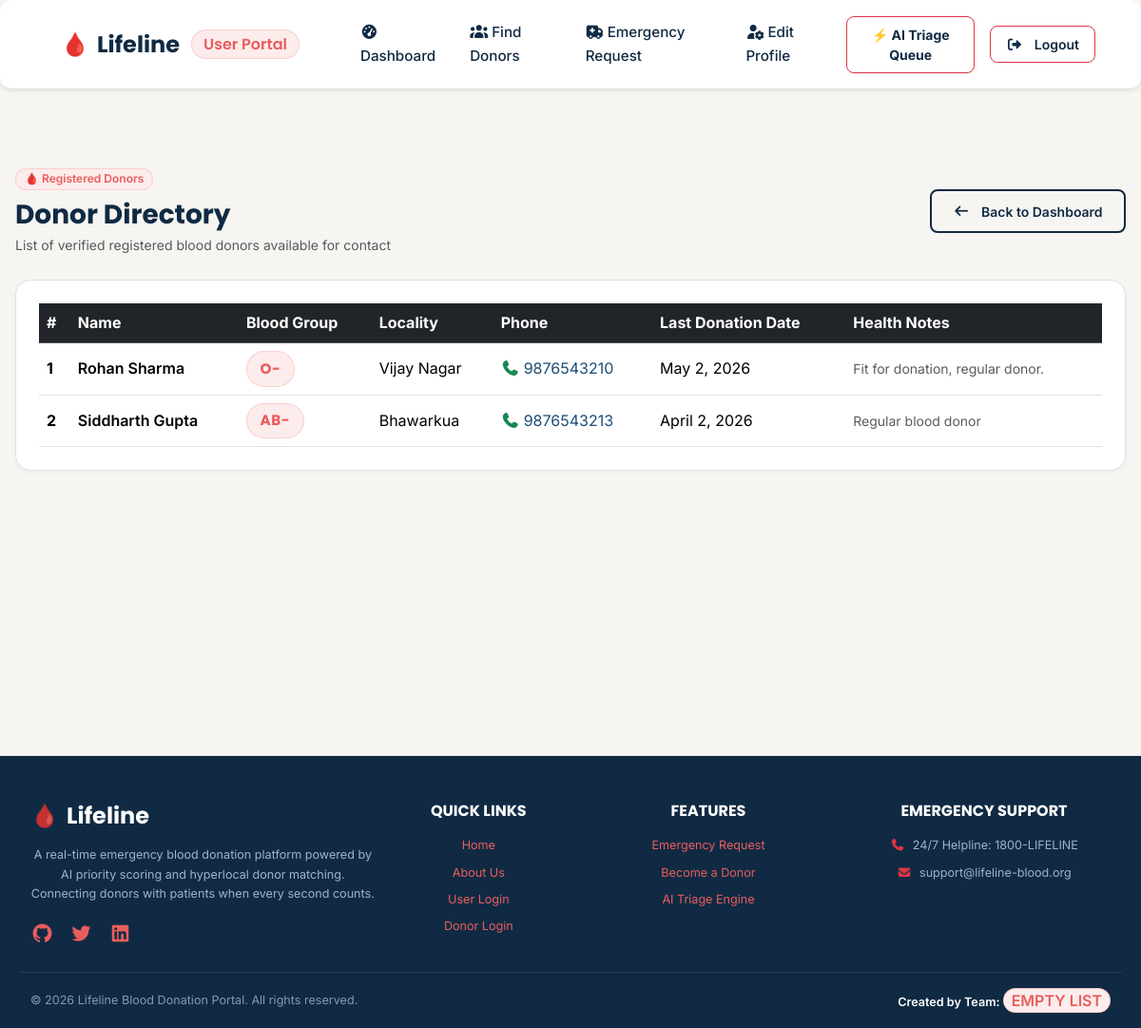
The app's page /donor-info/ (signed in) with its own data.
### bank_app/models.py (models this page shows)
class DonorDetail(models.Model):
    name = models.CharField(max_length=45)
    phone = models.CharField(max_length=13)
    email = models.EmailField(max_length=45, primary_key=True)
    password = models.CharField(max_length=20, default="")
    blood_group = models.CharField(max_length=5)
    locality = models.CharField(max_length=100, default="")
    last_donation_date = models.DateField(blank=True, null=True)
    never_donated = models.BooleanField(default=False)
    health_conditions = models.TextField(blank=True, null=True)

### bank_app/views.py (the view)
# urls.py: path('donor-info/', views.donor_info, name='donor-info'),
def donor_info(request):
    user_email = request.session.get('session_key')
    current_user = UserDetail.objects.filter(email=user_email).first() if user_email else None
    cutoff_date = timezone.now().date() - datetime.timedelta(days=90)
    all_donors = DonorDetail.objects.all()
    eligible_donors = [
        d for d in all_donors
        if d.never_donated or d.last_donation_date is None or d.last_donation_date <= cutoff_date
    ]
    if current_user and current_user.blood_group:
        user_blood = current_user.blood_group.upper()
        compatible_groups = COMPATIBILITY.get(user_blood, [user_blood])
        eligible_donors = [d for d in eligible_donors if d.blood_group.upper() in compatible_groups]
    return render(request, 'user/donor_info.html', {'donors': eligible_donors})

### bank_app/templates/user/donor_info.html (shortened to what this page needs)
<!DOCTYPE html>
<html lang="en">
{% load static %}
<head>
    {% include 'common/common_css.html' %}
</head>
<body>
    {% include 'user/user_header.html' %}
    <div class="main-div">
        <div class="d-flex justify-content-between align-items-center mb-4 flex-wrap gap-2">
            <div>
                <span class="badge bg-danger mb-2">🩸 Registered Donors</span>
                <h1 class="h3 text-navy fw-bold mb-1">Donor Directory</h1>
                <p class="text-muted small mb-0">List of verified registered blood donors available for contact</p>
            </div>
            <a href="{% url 'user-home' %}" class="btn btn-outline-navy btn-sm">
                <i class="fa-solid fa-arrow-left me-1"></i>Back to Dashboard
            </a>
        </div>
        <div class="card p-4 shadow-sm">
            {% if donors %}
            <div class="table-responsive">
                <table class="table table-hover align-middle mb-0">
                    <thead class="table-dark">
                        <tr>
                            <th scope="col">#</th>
                            <th scope="col">Name</th>
                            <th scope="col">Blood Group</th>
                            <th scope="col">Locality</th>
                            <th scope="col">Phone</th>
                            <th scope="col">Last Donation Date</th>
                            <th scope="col">Health Notes</th>
                        </tr>
                    </thead>
                    <tbody>
                        {% for donor in donors %}
                        <tr>
                            <th scope="row">{{ forloop.counter }}</th>
                            <td class="fw-semibold text-navy">{{ donor.name }}</td>
                            <td><span class="blood-badge">{{ donor.blood_group }}</span></td>
                            <td>{{ donor.locality|default:"Not specified" }}</td>
                            <td>
                                <a href="tel:{{ donor.phone }}" class="text-decoration-none">
                                    <i class="fa-solid fa-phone me-1 text-success"></i>{{ donor.phone }}
                                </a>
                            </td>
                            <td>
                                {% if donor.never_donated %}
                                    <span class="badge bg-secondary">Never Donated</span>
                                {% elif donor.last_donation_date %}
                                    {{ donor.last_donation_date }}
                                {% else %}
                                    <span class="text-muted">N/A</span>
                                {% endif %}
                            </td>
                            <td><span class="small text-muted">{{ donor.health_conditions|default:"None"|truncatechars:40 }}</span></td>
                        </tr>
                        {% endfor %}
                    </tbody>
                </table>
            </div>
            {% endif %}
        </div>
    </div>
    {% include 'common/footer.html' %}
</body>
</html>

### bank_app/static/css/main.css (style rules this page uses)
:root { --color-navy: #102A43; --color-blue: #1F4E79; --color-coral: #E85D5D; --color-coral-hover: #D94B4B; --color-light-coral: #FDECEC; --color-cream: #F7F5F2; --color-white: #FFFFFF; --color-text: #243B53; --color-muted-text: #627D98; --color-success: #3A8D6E; --color-success-bg: #E6F4EE; --color-border: #D9E2EC; --font-heading: 'Poppins', -apple-system, BlinkMacSystemFont, 'Segoe UI', Roboto, sans-serif; --font-body: 'Inter', -apple-system, BlinkMacSystemFont, 'Segoe UI', Roboto, sans-serif; --radius-sm: 8px; --radius-md: 12px; --radius-lg: 16px; --radius-pill: 9999px; --shadow-sm: 0 2px 4px rgba(16, 42, 67, 0.04); --shadow-md: 0 6px 16px rgba(16, 42, 67, 0.08); --shadow-lg: 0 12px 28px rgba(16, 42, 67, 0.12); --shadow-hover: 0 10px 24px rgba(16, 42, 67, 0.14); --transition-fast: 0.2s cubic-bezier(0.4, 0, 0.2, 1); --transition-normal: 0.3s cubic-bezier(0.4, 0, 0.2, 1); }
*, *::before, *::after { box-sizing: border-box; }
body { font-family: var(--font-body); background-color: var(--color-cream); color: var(--color-text); line-height: 1.6; margin: 0; padding: 0; -webkit-font-smoothing: antialiased; }
h1, h2, h3, h4, h5, h6, .h1, .h2, .h3, .h4, .h5, .h6 { font-family: var(--font-heading); color: var(--color-navy); font-weight: 600; line-height: 1.25; }
a { color: var(--color-blue); text-decoration: none; transition: color var(--transition-fast); }
.main-div { min-height: calc(100vh - 140px); padding: 2.5rem 1rem; max-width: 1240px; margin: 0 auto; }
.btn { font-family: var(--font-body); font-weight: 600; padding: 0.65rem 1.4rem; border-radius: var(--radius-sm); transition: all var(--transition-fast); display: inline-flex; align-items: center; justify-content: center; gap: 0.5rem; }
.btn-outline-navy, .btn-outline-primary, .btn-outline-secondary { background-color: transparent !important; border: 2px solid var(--color-navy) !important; color: var(--color-navy) !important; }
.card, .donor-card, .dashboard-card, .info-card { background-color: var(--color-white) !important; border-radius: var(--radius-lg) !important; border: 1px solid var(--color-border) !important; box-shadow: var(--shadow-sm) !important; transition: all var(--transition-normal) !important; overflow: hidden; margin-bottom: 1.5rem; }
.blood-badge, .badge-blood, .blood-group { display: inline-flex; align-items: center; justify-content: center; background-color: var(--color-light-coral) !important; color: var(--color-coral) !important; font-family: var(--font-heading); font-weight: 700; font-size: 0.95rem; padding: 0.35rem 0.85rem; border-radius: var(--radius-pill); border: 1px solid rgba(232, 93, 93, 0.2); letter-spacing: 0.5px; }
.badge { padding: 0.4em 0.75em; font-weight: 600; border-radius: var(--radius-pill); }
.badge.bg-danger, .badge.bg-primary { background-color: var(--color-light-coral) !important; color: var(--color-coral) !important; border: 1px solid rgba(232, 93, 93, 0.2); }
::placeholder { color: var(--color-muted-text) !important; opacity: 0.7; }

### records on screen
DonorDetail: name "Rohan Sharma", blood_group "O-", locality "Vijay Nagar", phone "9876543210", last_donation_date "May 2, 2026", health_conditions "Fit for donation, regular donor."
DonorDetail: name "Siddharth Gupta", blood_group "AB-", locality "Bhawarkua", phone "9876543213", last_donation_date "April 2, 2026", health_conditions "Regular blood donor"
